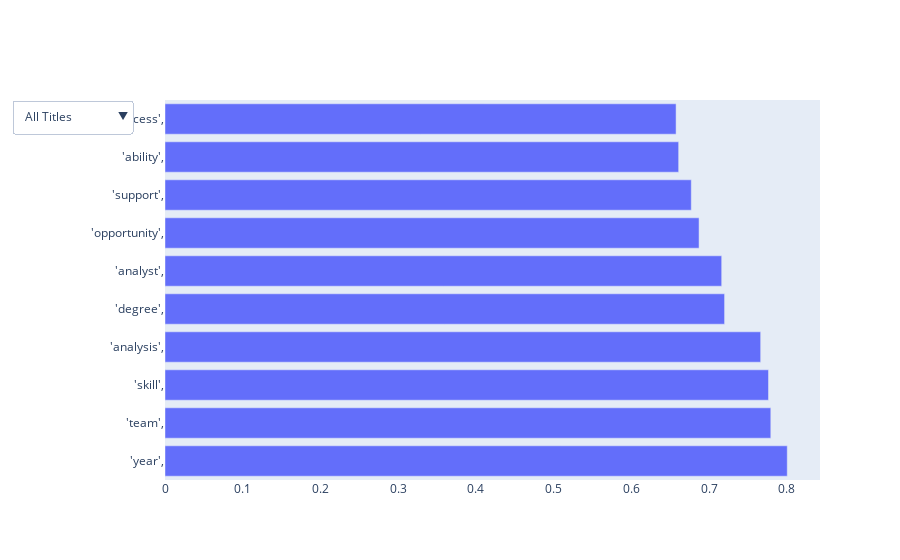

The notebook cell saved with this chart:
### Markdown cell above
Taking a look at the unique words overall, and then for each title. For each title, if it is in 50% of another titles list, it isn't considered unique.

### Code cell
plot_top_words_frequency_with_plotly(jobs_df_cleaned)

### Figure 1 — Plotly figure (JSON) as saved in the notebook; plotly's stock layout.template omitted (floating-point values rounded to 4 significant figures)
{"data": [{"name": "All Titles", "orientation": "h", "type": "bar", "visible": true, "x": [0.8005, 0.7794, 0.7764, 0.7664, 0.7199, 0.7162, 0.6871, 0.6771, 0.6608, 0.6575], "y": ["'year',", "'team',", "'skill',", "'analysis',", "'degree',", "'analyst',", "'opportunity',", "'support',", "'ability',", "'process',"]}, {"name": "Data Analyst", "orientation": "h", "type": "bar", "visible": false, "x": [0.6404, 0.6339, 0.621, 0.6197, 0.6138, 0.6059, 0.6004, 0.6001, 0.5999, 0.59], "y": ["'including',", "'management',", "'requirement',", "'information',", "'tool',", "'bachelor',", "'project',", "'report',", "'related',", "'analytics',"]}, {"name": "Data Engineer", "orientation": "h", "type": "bar", "visible": false, "x": [0.6899, 0.6899, 0.6741, 0.6662, 0.6465, 0.6347, 0.6281, 0.615, 0.6071, 0.5953], "y": ["'engineer',", "'tool',", "'system',", "'engineering',", "'sql',", "'solution',", "'analytics',", "'working',", "'development',", "'requirement',"]}, {"name": "Data Scientist", "orientation": "h", "type": "bar", "visible": false, "x": [0.8287, 0.7349, 0.6943, 0.6537, 0.6519, 0.6474, 0.6213, 0.6041, 0.5978, 0.5969], "y": ["'science',", "'python',", "'analytics',", "'learning',", "'scientist',", "'model',", "'solution',", "'sql',", "'related',", "'including',"]}], "layout": {"updatemenus": [{"buttons": [{"args": [{"visible": [true, false, false, false]}, {"title": "Top Words in All Titles"}], "label": "All Titles", "method": "update"}, {"args": [{"visible": [false, true, false, false]}, {"title": "Top Words in Data Analyst"}], "label": "Data Analyst", "method": "update"}, {"args": [{"visible": [false, false, true, false]}, {"title": "Top Words in Data Engineer"}], "label": "Data Engineer", "method": "update"}, {"args": [{"visible": [false, false, false, true]}, {"title": "Top Words in Data Scientist"}], "label": "Data Scientist", "method": "update"}], "direction": "down", "showactive": true}]}}
